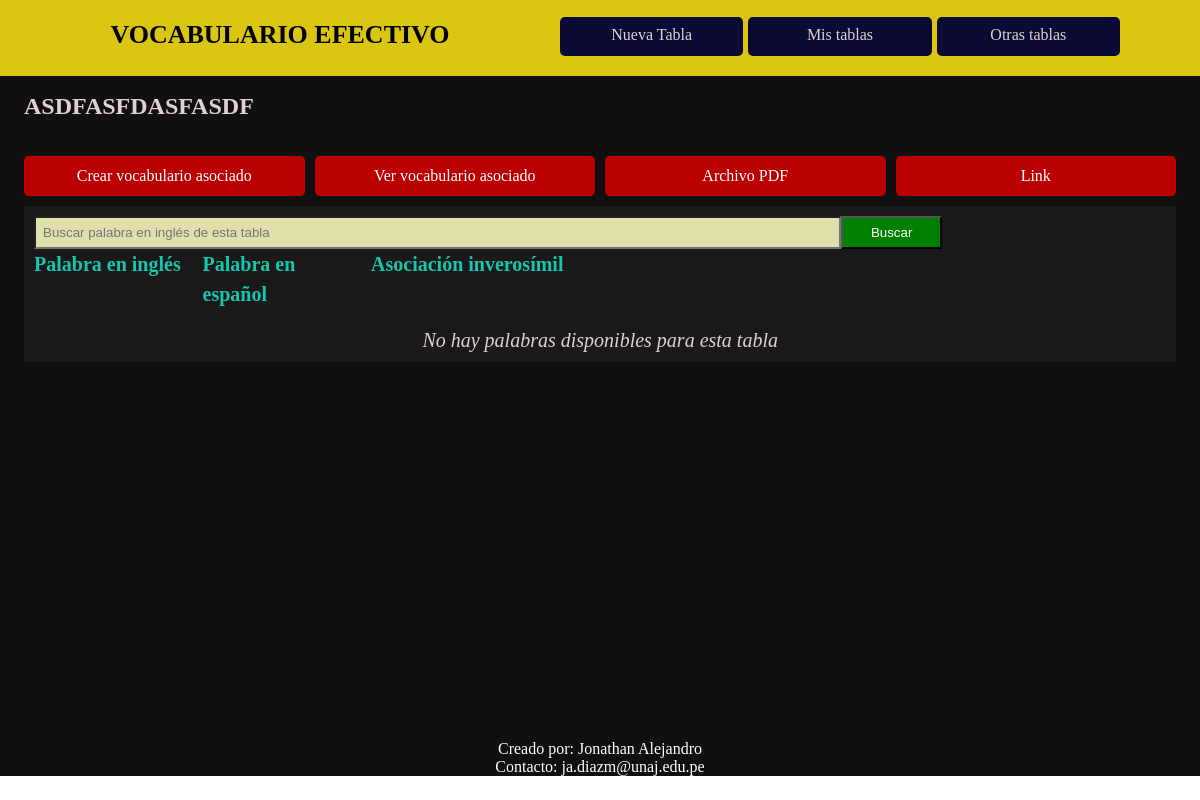
The page /lista-de-palabras/98/asdfasfdasfasdf (signed in) on the database as committed earlier.
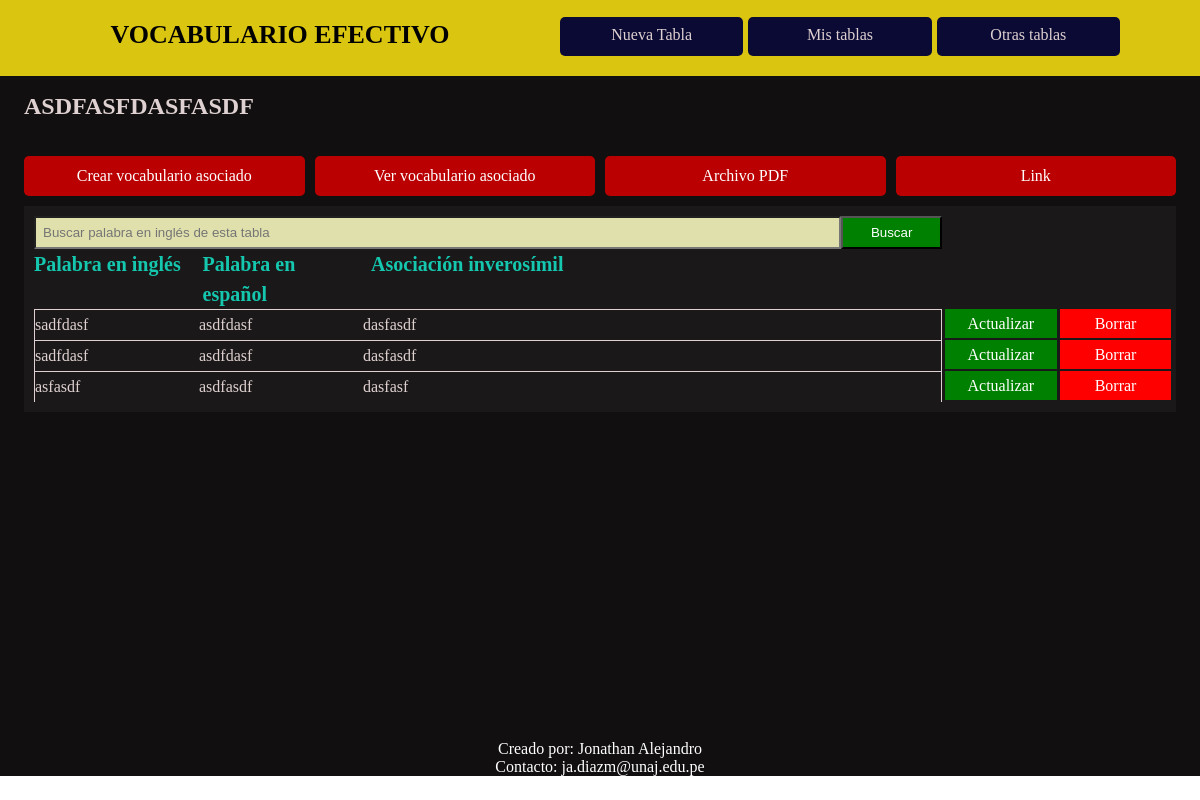
The same page on the database as committed later.
### tables/models.py (models this page shows)
class Word(models.Model) :
    table = models.ForeignKey(Table, null = True, blank=True, on_delete = models.CASCADE) # on_delete=models.CASCADE : it allows to remove for example when user will be removed, register for comment with user removed, also will be removed
    english_word = models.CharField(max_length = 1000)
    spanish_word = models.CharField(max_length = 1000)
    inverosimil_relation = RichTextField(max_length = 2000)

### tables/views.py (the view)
# urls.py: path('lista-de-palabras/<int:table_id>/<str:title>', login_required(views.ListVocabulary.as_view()), name = 'word_list'),
class ListVocabulary(ListView):
    model = Word
    template_name = 'table/word list.html'
    context_object_name = 'word_collection'
    def get_queryset(self, *args, **kwargs) :
        table_id = self.kwargs['table_id']
        kword = self.request.GET.get('kword',)
        if kword:
            return Word.objects.filter(table_id = table_id, english_word = kword)
        return Word.objects.filter(table_id = table_id)
    def get_context_data(self, **kwargs):
        owner_table = obtain_owner_table(self.kwargs['table_id'])
        word_id = obtain_relation_word(self.kwargs['table_id'])
        context = super(ListVocabulary, self).get_context_data(**kwargs)
        context['table_id'] = self.kwargs['table_id']
        context['title'] = self.kwargs['title']
        context['owner_table'] = owner_table
        return context

### tables/views.py (called while the page is built)
def obtain_owner_table(table_id):
    table = Table.objects.filter(id = table_id)
    owner_table_id = table[0].user_id
    return owner_table_id

def obtain_relation_word(table_id):
    relation_word = Word.objects.filter(table_id = table_id)
    return

### tables/templates/table/word list.html (shortened to what this page needs)
{% extends 'table/main menu.html' %}
{% block content_table %}
    <div class="table-container">
        <form action="GET" class="form-search">
            <input type="text" name="kword" placeholder="Buscar palabra en inglés de esta tabla" class="search-field">
            <button type="submit" class="search-button">Buscar</button>
        </form>
        {% include 'includes/description_table.html' %}
        {% if word_collection|length > 0 %}
            {% for word in word_collection %}
                <div class="box_word">
                    <ul class="word_list">
                        <li>{{word.english_word}}</li>
                        <li>{{word.spanish_word}}</li>
                        <li>{{word.inverosimil_relation|safe}}</li>
                    </ul>
                    {% if user.id == owner_table %}
                        <div class="button_word">
                            <div class="update_word"><a href="{% url 'tables_app:update_vocabulary' pk=word.id %}">Actualizar</a></div>
                            <div class="delete_word"><a href="{% url 'tables_app:delete_vocabulary' pk=word.id %}">Borrar</a></div>
                        </div>
                    {% endif %}
                </div>
            {% endfor %}
        {% else %}
            <p class="without-words-message">No hay palabras disponibles para esta tabla</p>
        {% endif %}
    </div>
{% endblock %}

Rows that differ between the two databases and show on the page:
added Word: english_word "sadfdasf", spanish_word "asdfdasf", inverosimil_relation "dasfasdf"
added Word: english_word "sadfdasf", spanish_word "asdfdasf", inverosimil_relation "dasfasdf"
added Word: english_word "asfasdf", spanish_word "asdfasdf", inverosimil_relation "dasfasf"
Other text that changed with them:
text no longer shown: "No hay palabras disponibles para esta tabla"
